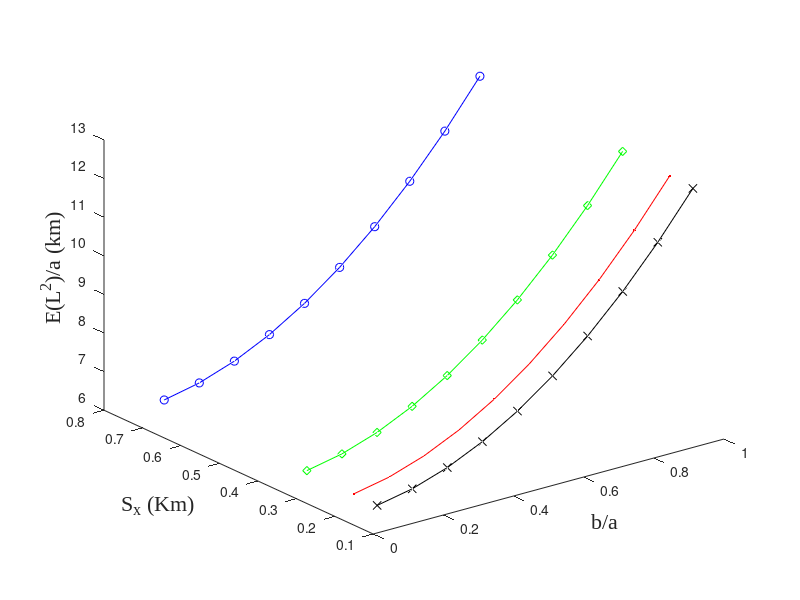

Recreate this plot in MATLAB. (Note: this script raises an error after producing the figure.)
fs = 16;
    fn = 'Times New Roman';   

k=1;   
a  = 36;
   for Na = 50:50:200
    j=1;
    for i = 0.1:0.1:1
        x1(k,j) = i;
        Ns = i* Na;
        Sx = a/(Na-1);
        y1(k,j) = Sx;
        z1(k,j) = (1/6)*(Na+1)*Sx + (i/6)*(Ns+1)*Sx;
        
        j = j+1;        
    end
 k = k+1;
 end    


plot3(x1(1,:),y1(1,:),z1(1,:),'-bo');
hold all;
plot3(x1(2,:),y1(2,:),z1(2,:),'-gd');
plot3(x1(3,:),y1(3,:),z1(3,:),'-r.');
plot3(x1(4,:),y1(4,:),z1(4,:),'-kx');

zlabel('E(L^2)/a (km)','FontSize',fs,'FontName',fn);
ylabel('S_x (Km)','FontSize',fs,'FontName',fn);
xlabel({'b/a'},'FontSize',fs,'FontName',fn);


fs = 12;
   
h = legend('City Na=50','City Na=100','City Na=150', 'City Na=200',0);
set(h,'FontSize',fs,'FontName',fn,'Location','Best');
set(h,'Interpreter','latex')
set(h, 'Box', 'on');
set(h, 'Color', 'none');

